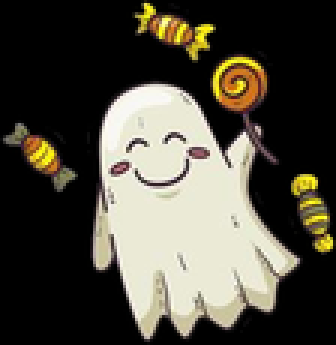
#> input picture lab7/candy_ghost.png, 112 x 115 px, shrunk from 215 x 221 before the run (shown 3 times larger)
$ python main.py
#> lines starting #> are read from the running program, lines starting #| are printed output that depends on the picture; after the words box and inside, x2 and y2 are one past the last pixel; in counts of white or black regions, pixels touching at a corner belong together
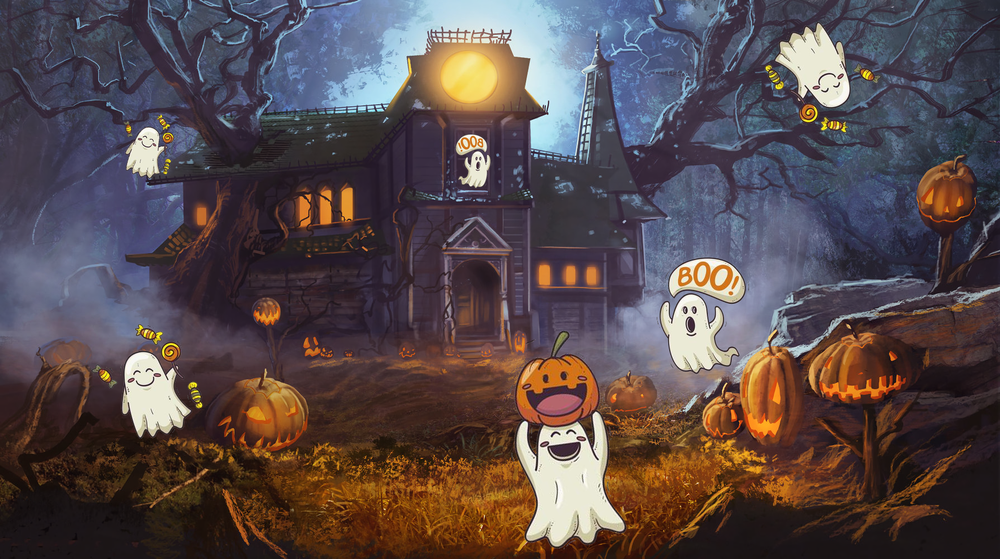
#> input picture lab7/lab7.png, 1000 x 559 px, shrunk from 1920 x 1073 before the run
import numpy as np
import cv2
from matplotlib import pyplot as plt

def findTheGhost(img1, img2):
    """
           Функция позволяющая находить и выделять ИЗВЕСТНЫЕ
           объекты на каком-либо фоне.

           Parameters
           ----------
           img1: image
              a template (ghost)
           img2: image
              original image

           Returns
           -------
           img3 : image
               Картинка, на фон оригинала наложен белый квадрат, выделяюзий призрака:

    """
    # set a condition that at least 10 matches are to be there to find the object
    MIN_MATCH_COUNT = 10

    # Initiate SIFT detector
    sift = cv2.SIFT_create()

    # find the keypoints and descriptors with SIFT
    kp1, des1 = sift.detectAndCompute(img1, None)
#> kp1 = 73 keypoints; strongest (x, y, size): (57, 66, 38.9), (102, 60, 4.5), (50, 3, 2.4), (108, 81, 3.3)
    kp2, des2 = sift.detectAndCompute(img2, None)
#> kp2 = 2853 keypoints; strongest (x, y, size): (153, 401, 40.6), (478, 165, 3.1), (691, 324, 7.1), (815, 63, 42)

    FLANN_INDEX_KDTREE = 0
    index_params = dict(algorithm=FLANN_INDEX_KDTREE, trees=5)
    search_params = dict(checks=50)

    flann = cv2.FlannBasedMatcher(index_params, search_params)

    matches = flann.knnMatch(des1, des2, k=2)
#> matches = 73 matches

    # store all the good matches as per Lowe's ratio test.
    goodMatch = []
    for m, n in matches:
        if m.distance < 0.7 * n.distance:
            goodMatch.append(m)
#> this loop made 73 passes
#> after the loop, goodMatch = 22 matches

    if len(goodMatch) > MIN_MATCH_COUNT:
        src_pts = np.float32([kp1[m.queryIdx].pt for m in goodMatch]).reshape(-1, 1, 2)
#> src_pts = 22 rows, first 8: [28.85, 63.01], [48.92, 110.3], [48.92, 110.3], [51.45, 45.79], [54.87, 108], [54.87, 108], [59.12, 49.91], [61.32, 109.6]
        dst_pts = np.float32([kp2[m.trainIdx].pt for m in goodMatch]).reshape(-1, 1, 2)
#> dst_pts = 22 rows, first 8: [120.1, 388.1], [140, 434.5], [140, 434.5], [142.6, 370], [146, 431.9], [146, 431.9], [151.3, 141.9], [152.5, 433.8]
        # we pass the set of points from both the images, cv2.findHomography will find the perspective transformation
        # of that object.
        M, mask = cv2.findHomography(src_pts, dst_pts, cv2.RANSAC, 5.0)
#> M = [[1.03, 0.0345, 90.19], [0.011, 1.12, 324], [5.39e-05, 0.00025, 1]]; mask = 22 values, max 1 at index 0, min 0 at index 6, mean 0.773
        matchesMask = mask.ravel().tolist()
#> matchesMask = [1, 1, 1, 1, 1, 1, 0, 1, 1, 1, 1, 0, 1, 0, 0, 1, 1, 0, 1, 1, 1, 1]

        h, w = img1.shape
#> h = 115; w = 112
        pts = np.float32([[0, 0], [0, h - 1], [w - 1, h - 1], [w - 1, 0]]).reshape(-1, 1, 2)
#> pts = [[0, 0], [0, 114], [111, 114], [111, 0]]
        # use cv2.perspectiveTransform() to find the object.
        # It needs at least four correct points to find the transformation.
        dst = cv2.perspectiveTransform(pts, M)
#> dst = [[90.19, 324], [91.52, 438.6], [201.5, 437.3], [203.3, 323.3]]

        img2 = cv2.polylines(img2, [np.int32(dst)], True, 255, 3, cv2.LINE_AA)
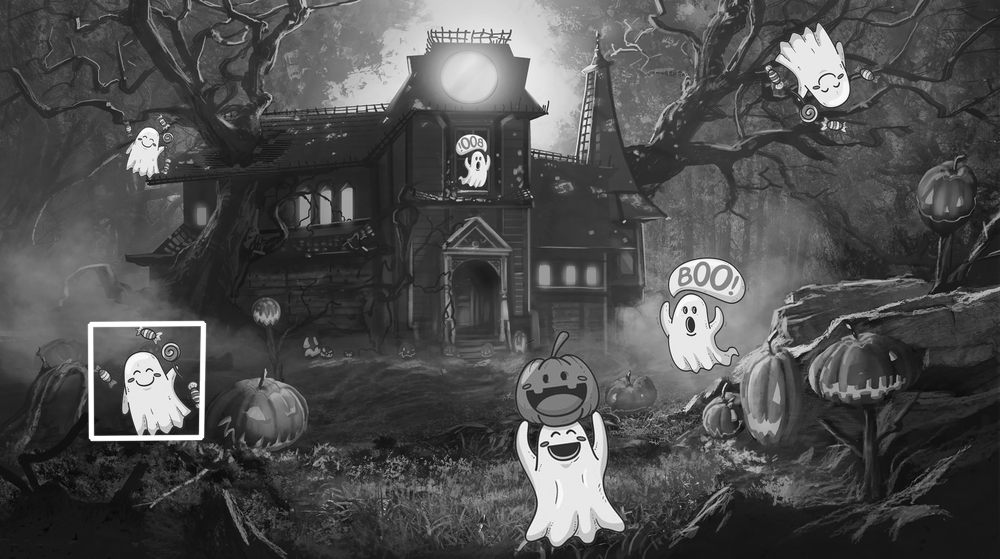
#> img2: shape (559, 1000); min 6, max 255, mean 78.7

    draw_params = dict(matchColor=(0, 255, 0),  # draw matches in green color
                       singlePointColor=None,
                       matchesMask=matchesMask,  # draw only inliers
                       flags=2)
#> draw_params = 4 items

    img3 = cv2.drawMatches(img1, kp1, img2, kp2, goodMatch, None, **draw_params)

    plt.imshow(img3, 'gray'), plt.show()


def main():

    img1 = cv2.imread('candy_ghost.png', 0)
    img2 = cv2.imread('lab7.png', 0)
    findTheGhost(img1, img2)
    img1 = cv2.imread('pampkin_ghost.png', 0)
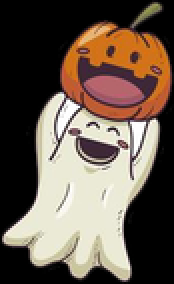
#> input picture lab7/pampkin_ghost.png, 87 x 142 px, shrunk from 167 x 272 before the run (shown 2 times larger)
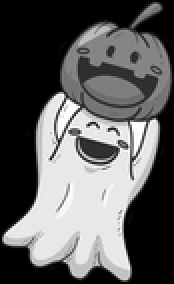
#> img1: shape (142, 87) (shown 2 times larger); min 0, max 255, mean 93.3
    findTheGhost(img1, img2)
#> in findTheGhost (call 2), `kp1, des1 = sift.detectAndCompute(img1, None)`: kp1 = 71 keypoints; strongest (x, y, size): (7, 118, 6.6), (48, 76, 9.2), (77, 62, 3.3), (29, 48, 3.2)
#> in findTheGhost (call 2), `kp2, des2 = sift.detectAndCompute(img2, None)`: kp2 = 2857 keypoints; strongest (x, y, size): (146, 432, 4.2), (92, 437, 5.6), (159, 432, 4.4), (478, 165, 3.1)
#> in findTheGhost (call 2), `matches = flann.knnMatch(des1, des2, k=2)`: matches = 71 matches
#> the loop in findTheGhost (call 2), `for m, n in matches:` made 71 passes
#> after the loop in findTheGhost (call 2), `for m, n in matches:`: goodMatch = 13 matches
#> in findTheGhost (call 2), `src_pts = np.float32([kp1[m.queryIdx].pt for m in goodMatch]).reshape(..`: src_pts = 13 rows, first 8: [7.19, 117.5], [19.51, 116.9], [19.51, 116.9], [19.95, 128], [37.47, 38.38], [47.45, 30.79], [47.45, 30.79], [53.23, 54.91]
#> in findTheGhost (call 2), `dst_pts = np.float32([kp2[m.trainIdx].pt for m in goodMatch]).reshape(..`: dst_pts = 13 rows, first 8: [533.7, 532], [550.1, 524.2], [550.1, 524.2], [557.3, 538.5], [529, 406.5], [538, 390], [538, 390], [559.7, 420]
#> in findTheGhost (call 2), `img2 = cv2.polylines(img2, [np.int32(dst)], True, 255, 3, cv2.LINE_AA)`: img2: shape (559, 1000); 0.77% of pixels changed, all inside (x1, y1, x2, y2) = (452, 322, 656, 559)
    img1 = cv2.imread('scary_ghost.png', 0)
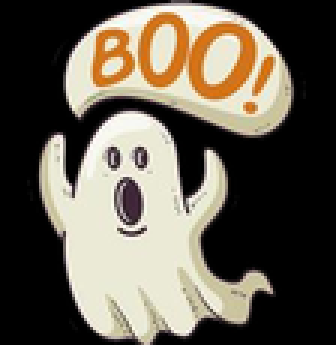
#> input picture lab7/scary_ghost.png, 112 x 115 px, shrunk from 215 x 221 before the run (shown 3 times larger)
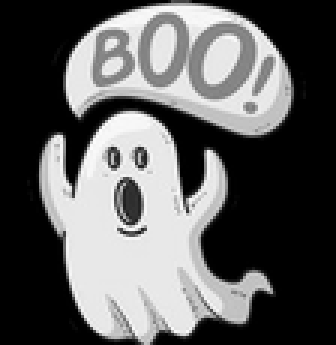
#> img1: shape (115, 112) (shown 3 times larger); min 0, max 254, mean 94.1
    findTheGhost(img1, img2)
#> in findTheGhost (call 3), `kp1, des1 = sift.detectAndCompute(img1, None)`: kp1 = 67 keypoints; strongest (x, y, size): (63, 59, 5.9), (70, 53, 4), (18, 49, 5.1), (24, 57, 4.1)
#> in findTheGhost (call 3), `kp2, des2 = sift.detectAndCompute(img2, None)`: kp2 = 2864 keypoints; strongest (x, y, size): (146, 432, 4.2), (92, 437, 5.6), (159, 432, 4.4), (478, 165, 3.1)
#> in findTheGhost (call 3), `matches = flann.knnMatch(des1, des2, k=2)`: matches = 67 matches
#> the loop in findTheGhost (call 3), `for m, n in matches:` made 67 passes
#> after the loop in findTheGhost (call 3), `for m, n in matches:`: goodMatch = 20 matches
#> in findTheGhost (call 3), `src_pts = np.float32([kp1[m.queryIdx].pt for m in goodMatch]).reshape(..`: src_pts = 20 rows, first 8: [32.72, 26.24], [36.86, 14.29], [37.15, 21.88], [37.51, 17.5], [39.78, 105.6], [39.95, 16.73], [40.66, 11.85], [42.45, 19.21]
#> in findTheGhost (call 3), `dst_pts = np.float32([kp2[m.trainIdx].pt for m in goodMatch]).reshape(..`: dst_pts = 20 rows, first 8: [680.1, 283.6], [684.3, 271.6], [684.7, 279.1], [685, 274.8], [687.2, 363.1], [687.4, 274.1], [688, 269.2], [689.8, 276.6]
#> in findTheGhost (call 3), `M, mask = cv2.findHomography(src_pts, dst_pts, cv2.RANSAC, 5.0)`: M = [[0.958, -0.0173, 647.6], [-0.0131, 0.99, 257.3], [-5.17e-05, -2.63e-05, 1]]; mask = 20 values, max 1 at index 0, min 0 at index 12, mean 0.95
#> in findTheGhost (call 3), `matchesMask = mask.ravel().tolist()`: matchesMask = [1, 1, 1, 1, 1, 1, 1, 1, 1, 1, 1, 1, 0, 1, 1, 1, 1, 1, 1, 1]
#> in findTheGhost (call 3), `dst = cv2.perspectiveTransform(pts, M)`: dst = [[647.6, 257.3], [647.6, 371.3], [758.6, 372], [758.3, 257.3]]
#> in findTheGhost (call 3), `img2 = cv2.polylines(img2, [np.int32(dst)], True, 255, 3, cv2.LINE_AA)`: img2: shape (559, 1000); min 6, max 255, mean 80.4
#> in findTheGhost (call 3), `img3 = cv2.drawMatches(img1, kp1, img2, kp2, goodMatch, None, **draw_p..`:
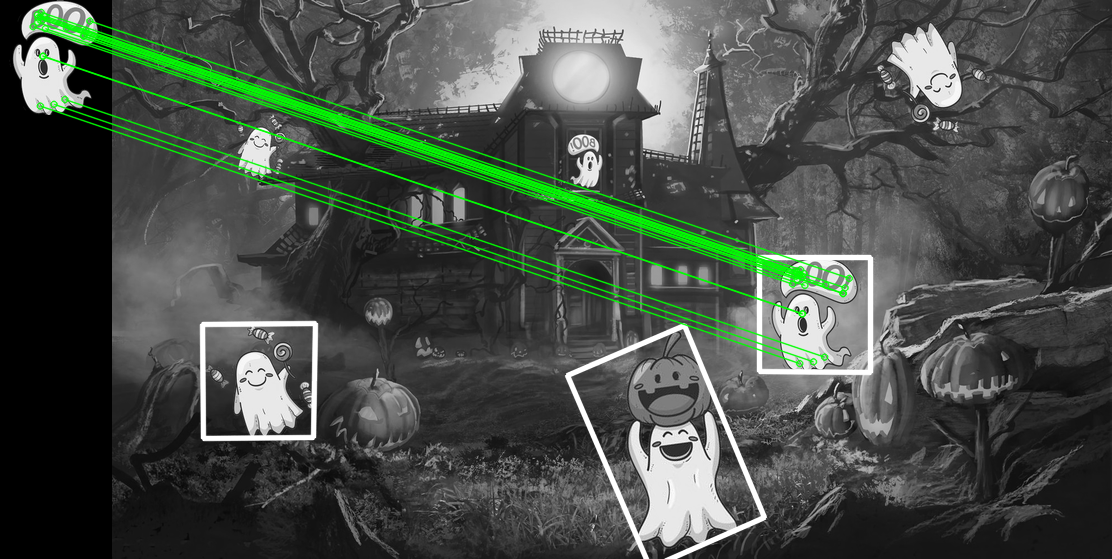
#> img3: shape (559, 1112, 3); mean of channels 0, 1, 2 72.2, 78.9, 72.2; drawn as B, G, R

if __name__ == '__main__':
    main()
